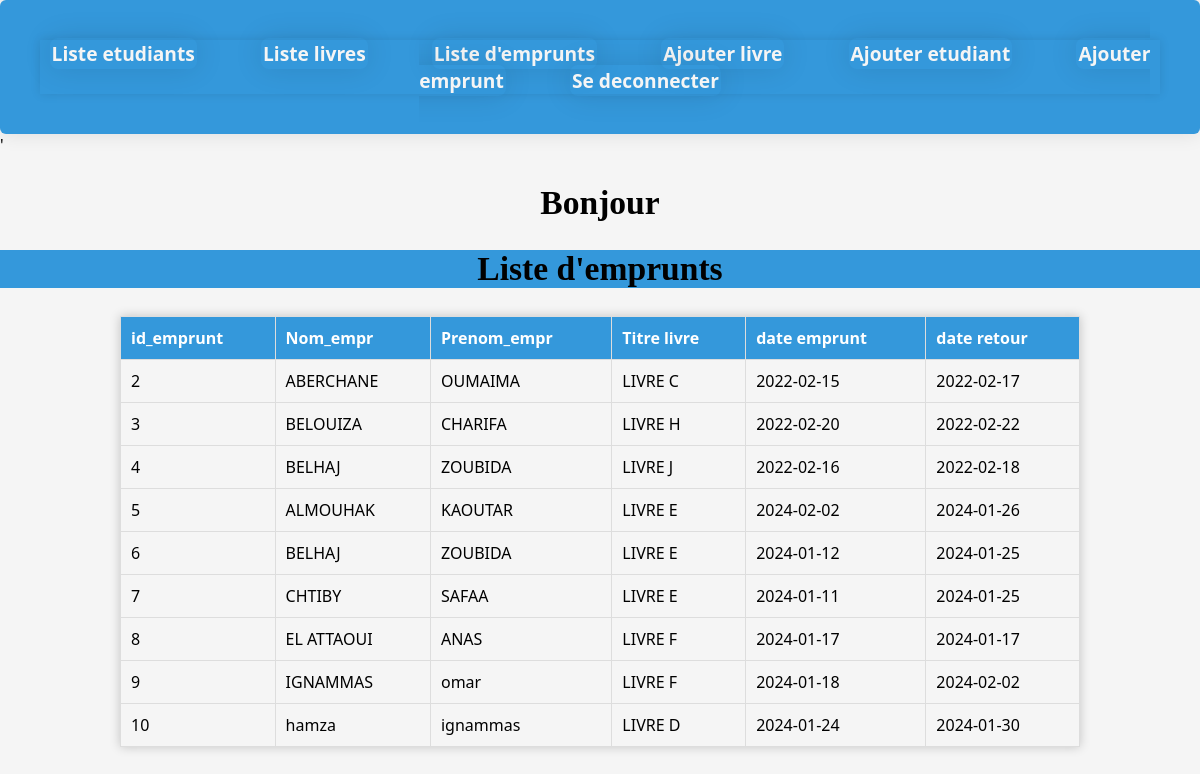
Screenshot of /biblio/List_emprunts.php with the database file from the repository.
### tables this page shows
CREATE TABLE `emprunt` (
  `id_emprunt` int(11) NOT NULL,
  `id_etudiant` int(11) NOT NULL,
  `id_livre` int(11) NOT NULL,
  `dt_debut` date NOT NULL,
  `dt_retour` date DEFAULT NULL,
  `id_gestionaire` int(11) NOT NULL
);

CREATE TABLE `etudiant` (
  `num_apogee` int(11) NOT NULL,
  `nom` varchar(45) NOT NULL,
  `prenom` varchar(45) NOT NULL,
  `image` varchar(45) DEFAULT 'SANS_IMAGE.png'
);

CREATE TABLE `livre` (
  `isbn` int(11) NOT NULL,
  `titre_livre` varchar(100) NOT NULL,
  `auteur` varchar(40) NOT NULL,
  `image_livre` varchar(45) NOT NULL DEFAULT 'SANS_IMAGE.png'
);

### biblio/List_emprunts.php (the view, shortened to what this page needs)
<?php
include 'connexion.php';
$nom=$_SESSION['nom'];
$prenom=$_SESSION['prenom'];
?>
<!DOCTYPE html>
<html lang="en">
<head>
</head>
<body>
<header>
        <nav>
            <ul>
                <li><a href="list_etudiants.php">Liste etudiants</a></li>
                <li><a href="list_livres.php">Liste livres</a></li>
                <li><a href="List_emprunts.php">Liste d'emprunts</a></li>
                <li><a href="Ajouter_livre.php">Ajouter livre</a></li>
                <li><a href="Ajouter_etudiant.php">Ajouter etudiant</a></li>
                <li><a href="Ajouter_emprunt.php">Ajouter emprunt</a></li>
                <li><a href="index.php">Se deconnecter</a></li>
            </ul>
        </nav>
    </header>
     <main>
        <section id="demandes-inscription" class="dashboard-container">
        <div class="dashboard-container">'
        <?php echo "<h2> Bonjour    " .$nom." ".$prenom. "</h2>" ?>
        <div class="sec"><h2>Liste d'emprunts</h2></div>
    <table border="1">
        <tr>
            <th>id_emprunt</th>
            <th>Nom_empr</th>
            <th>Prenom_empr</th>
            <th>Titre livre</th>
            <th>date emprunt</th>
            <th>date retour</th>
        </tr>
        <?php
        $req3 = "SELECT * FROM emprunt ;";
        $res3 = mysqli_query($link,$req3);
        if (mysqli_num_rows($res3) > 0){
        while($data = mysqli_fetch_assoc($res3)){
            $id_etudiant=$data['id_etudiant'];
            $req = "SELECT nom,prenom FROM `etudiant` WHERE num_apogee=$id_etudiant;";
            $res = mysqli_query($link,$req);
            $rr = mysqli_fetch_assoc($res);
            $id_livre=$data['id_livre'];
            $req = "SELECT titre_livre FROM `livre` WHERE isbn=$id_livre;";
            $res = mysqli_query($link,$req);
            $rp = mysqli_fetch_assoc($res);
            echo "<tr>
            <td> ".$data['id_emprunt']." </td>
            <td> ".$rr['nom']." </td>
            <td> ".$rr['prenom']." </td>
            <td> ".$rp['titre_livre']." </td>
            <td> ".$data['dt_debut']." </td>
            <td> ".$data['dt_retour']." </td>
            </tr>";
        }
    }
    else {
        echo "<tr><td colspan='8'>No language registration requests found.</td></tr>";
    }
        ?>
    </table>
    </div>
</body>
</html>

### biblio/List_emprunts.php (style rules this page uses)
body { font-family: 'Segoe UI', Tahoma, Geneva, Verdana, sans-serif; background-color: #f5f5f5; margin: 0; padding: 0; }
header { background-color: #3498db; color: #fff; text-align: center; padding: 1em; box-shadow: 0 0 20px rgba(0, 0, 0, 0.1); border-radius: 6px; }
nav { padding: 1.5em; }
nav ul { list-style: none; margin: 0; padding: 0; box-shadow: 0 0 10px rgba(0, 0, 0, 0.1); }
nav ul li { display: inline; margin-right: 60px; font-size: 1.2rem; text-transform: none; border-radius: 8px; padding: 2px; box-shadow: 0 0 30px rgba(0, 0, 0, 0.1); }
a { text-decoration: none; color: whitesmoke; font-weight:bold ; }
table { width: 80%; margin:10%; border-collapse: collapse; margin-top: 20px; box-shadow: 0 0 10px rgba(0, 0, 0, 0.2); }
th, td { padding: 10px; border: 1px solid #ddd; text-align: left; }
th { background-color: #3498db; color: #fff; }
.sec { background-color:#3498db; color:black; }
h2 { text-align: center; font-family: serif; font-size: 2.1rem; }

### rows the page displays
emprunt: id_emprunt "2", id_etudiant.nom "ABERCHANE", id_etudiant.prenom "OUMAIMA", id_livre.titre_livre "LIVRE C", dt_debut "2022-02-15", dt_retour "2022-02-17"
emprunt: id_emprunt "3", id_etudiant.nom "BELOUIZA", id_etudiant.prenom "CHARIFA", id_livre.titre_livre "LIVRE H", dt_debut "2022-02-20", dt_retour "2022-02-22"
emprunt: id_emprunt "4", id_etudiant.nom "BELHAJ", id_etudiant.prenom "ZOUBIDA", id_livre.titre_livre "LIVRE J", dt_debut "2022-02-16", dt_retour "2022-02-18"
emprunt: id_emprunt "5", id_etudiant.nom "ALMOUHAK", id_etudiant.prenom "KAOUTAR", id_livre.titre_livre "LIVRE E", dt_debut "2024-02-02", dt_retour "2024-01-26"
emprunt: id_emprunt "6", id_etudiant.nom "BELHAJ", id_etudiant.prenom "ZOUBIDA", id_livre.titre_livre "LIVRE E", dt_debut "2024-01-12", dt_retour "2024-01-25"
emprunt: id_emprunt "7", id_etudiant.nom "CHTIBY", id_etudiant.prenom "SAFAA", id_livre.titre_livre "LIVRE E", dt_debut "2024-01-11", dt_retour "2024-01-25"
emprunt: id_emprunt "8", id_etudiant.nom "EL ATTAOUI", id_etudiant.prenom "ANAS", id_livre.titre_livre "LIVRE F", dt_debut "2024-01-17", dt_retour "2024-01-17"
emprunt: id_emprunt "9", id_etudiant.nom "IGNAMMAS", id_etudiant.prenom "omar", id_livre.titre_livre "LIVRE F", dt_debut "2024-01-18", dt_retour "2024-02-02"
emprunt: id_emprunt "10", id_etudiant.nom "hamza", id_etudiant.prenom "ignammas", id_livre.titre_livre "LIVRE D", dt_debut "2024-01-24", dt_retour "2024-01-30"
